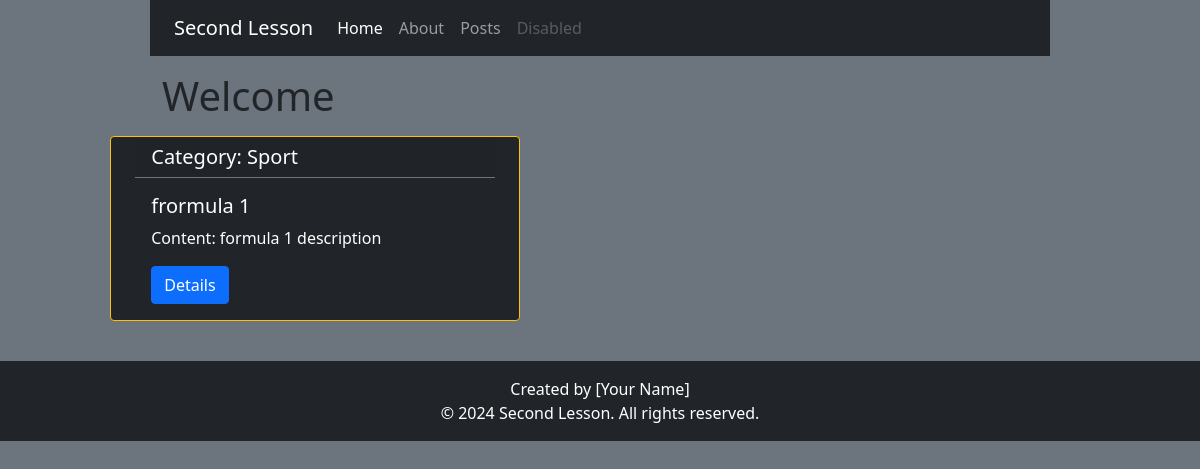
The app's page /blog/category/2/ with its own data.
### blog/models.py (models this page shows)
class Post(models.Model):
    title = models.CharField(max_length=60)
    body = models.TextField()
    publish = models.DateTimeField(default=timezone.now)
    created = models.DateTimeField(auto_now_add=True)
    updated = models.DateTimeField(auto_now=True)
    category = models.ForeignKey('Category', on_delete=models.CASCADE, related_name='posts', null=True)
    def __str__(self):
        return self.title
    class Meta:
        ordering = ['-publish']

class Category(models.Model):
    name = models.CharField(max_length=60)
    description = models.TextField()
    def __str__(self):
        return self.name
    class Meta:
        verbose_name_plural = 'Categories'

### blog/views.py (the view)
# urls.py: path('category/<int:category_id>/', views.category_posts, name='category_posts')
def category_posts(request, category_id):
    category = get_object_or_404(Category, id=category_id)
    posts = Post.objects.filter(category=category)
    return render(request, 'blog/index.html', {'posts': posts})

### blog/templates/blog/index.html (shortened to what this page needs)
{% extends 'base.html' %}
{% block content %}
<h1 class="container w-75 mb-3">Welcome</h1>
<div class="container">
    <div class="row row-cols-1 row-cols-md-2">
        {% for post in posts %}
        <div class="col">
            <div class="card container w-75 mb-3 text-white bg-dark border-warning">
                <h5 class="card-header border-secondary">Category: {% if post.category %}{{ post.category }}{% else %} Without category{% endif %}</h5>
                <div class="card-body">
                    <h5 class="card-title">{{ post }}</h5>
                    <p class="card-text">Content: {{ post.body }}</p>
                    <a href="{% url 'blog:post_details' post.id %}" class="btn btn-primary">Details</a>
                </div>
            </div>
        </div>
        {% endfor %}
    </div>
</div>
{% endblock %}

### records on screen
Post: category "Sport", title "frormula 1", body "formula 1 description"
